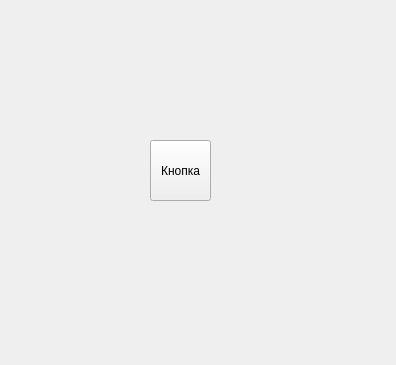
<?xml version="1.0" encoding="UTF-8"?>
<ui version="4.0">
 <class>Form</class>
 <widget class="QWidget" name="Form">
  <property name="geometry">
   <rect>
    <x>0</x>
    <y>0</y>
    <width>396</width>
    <height>365</height>
   </rect>
  </property>
  <property name="windowTitle">
   <string>Form</string>
  </property>
  <widget class="QPushButton" name="pushButton">
   <property name="geometry">
    <rect>
     <x>150</x>
     <y>140</y>
     <width>61</width>
     <height>61</height>
    </rect>
   </property>
   <property name="text">
    <string>Кнопка</string>
   </property>
  </widget>
 </widget>
 <resources/>
 <connections/>
</ui>
